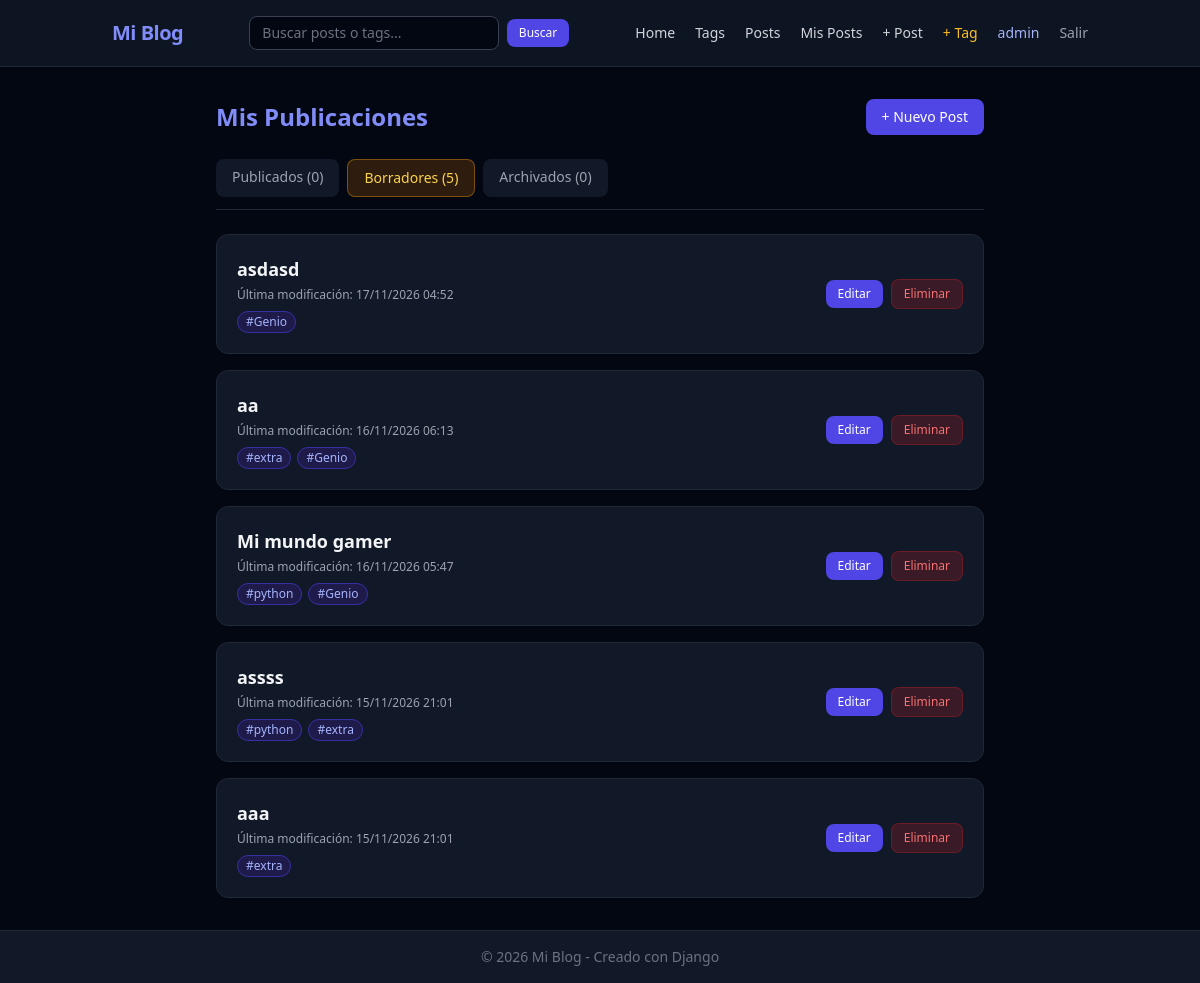
Page /posts/my_posts/ (signed in) on the earlier database version.
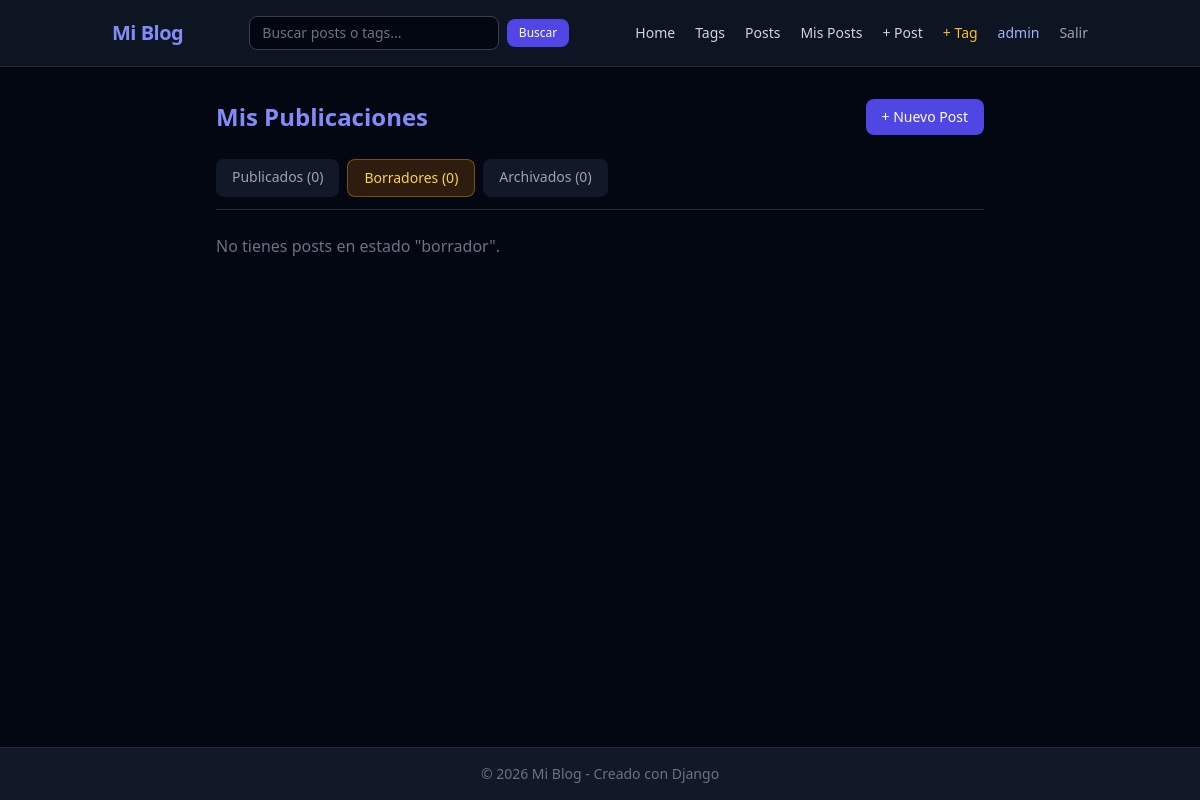
Same page on the later database version.
### blogs_django/models.py (models this page shows, shortened)
class Post(models.Model):
	POST_TYPES = [
		("borrador", "Borrador"),
		("publicado", "Publicado"),
		("archivado", "Archivado"),
	]
	"""Representa un posteo o entrada dentro de la plataforma."""
	title = models.CharField(max_length=200)
	author = models.ForeignKey(User, on_delete=models.CASCADE, related_name='posts')
	content = models.TextField()
	image = models.FileField(upload_to='posts/', blank=True, null=True)
	likes = models.PositiveIntegerField(default=0)
	tags = models.ManyToManyField(Tag, related_name='posts', blank=True)
	created_at = models.DateTimeField(auto_now_add=True)
	modified_at = models.DateTimeField(auto_now=True)
	type = models.CharField(
		max_length=20,
		choices=POST_TYPES,
		default='borrador',
	)

class Tag(models.Model):
	name = models.CharField(max_length=50, unique=True)

### blogs_django/views.py (the view)
# urls.py: path('posts/my_posts/', views.my_posts, name='my_posts'),
@login_required
def my_posts(request):
    estado = request.GET.get('estado', 'borrador')
    estados_validos = {'borrador', 'archivado', 'publicado'}
    if estado not in estados_validos:
        estado = 'borrador'
    user_posts = Post.objects.filter(author=request.user)
    filtered_posts = user_posts.filter(type=estado).order_by('-modified_at')
    counts = {
        'borrador': user_posts.filter(type='borrador').count(),
        'archivado': user_posts.filter(type='archivado').count(),
        'publicado': user_posts.filter(type='publicado').count(),
    }
    return render(request, 'blogs_django/my_posts.html', {
        'posts': filtered_posts,
        'estado_actual': estado,
        'counts': counts,
    })

### blogs_django/templates/blogs_django/my_posts.html (shortened to what this page needs)
{% extends "blogs_django/base.html" %}
{% block content %}
<div class="max-w-3xl mx-auto">
    <div class="flex justify-between items-center mb-6">
        <h1 class="text-2xl font-bold text-indigo-400">Mis Publicaciones</h1>
        <a href="{% url 'blogs_django:create_post' %}" class="px-4 py-2 bg-indigo-600 hover:bg-indigo-500 text-white text-sm font-medium rounded-lg transition-colors">
            + Nuevo Post
        </a>
    </div>
    <div class="flex space-x-2 border-b border-gray-800 mb-6 pb-3">
        <a href="?estado=publicado"
           class="px-4 py-2 rounded-lg text-sm font-medium transition-colors {% if estado_actual == 'publicado' %}bg-indigo-600/20 text-indigo-300 border border-indigo-500/40{% else %}bg-gray-900 text-gray-400 hover:text-gray-200{% endif %}">
            Publicados ({{ counts.publicado }})
        </a>
        <a href="?estado=borrador"
           class="px-4 py-2 rounded-lg text-sm font-medium transition-colors {% if estado_actual == 'borrador' %}bg-amber-600/20 text-amber-300 border border-amber-500/40{% else %}bg-gray-900 text-gray-400 hover:text-gray-200{% endif %}">
            Borradores ({{ counts.borrador }})
        </a>
        <a href="?estado=archivado"
           class="px-4 py-2 rounded-lg text-sm font-medium transition-colors {% if estado_actual == 'archivado' %}bg-gray-700/50 text-gray-200 border border-gray-600{% else %}bg-gray-900 text-gray-400 hover:text-gray-200{% endif %}">
            Archivados ({{ counts.archivado }})
        </a>
    </div>
    <div class="space-y-4">
        {% for post in posts %}
            <article class="p-5 bg-gray-900 border border-gray-800 rounded-xl flex justify-between items-center gap-4">
                <div>
                    <a href="{% url 'blogs_django:post' post.id %}" class="text-lg font-bold text-gray-100 hover:text-indigo-400">
                        {{ post.title }}
                    </a>
                    <p class="text-xs text-gray-400 mt-1">
                        Última modificación: {{ post.modified_at|date:"d/m/Y H:i" }}
                    </p>
                    {% if post.tags.all %}
                        <div class="flex flex-wrap gap-1.5 mt-2">
                            {% for tag in post.tags.all %}
                                <span class="text-xs px-2 py-0.5 rounded-full bg-indigo-950 text-indigo-300 border border-indigo-800">
                                    #{{ tag.name }}
                                </span>
                            {% endfor %}
                        </div>
                    {% endif %}
                </div>
                <div class="flex items-center space-x-2 shrink-0">
                    <a href="{% url 'blogs_django:edit_post' post.id %}" class="px-3 py-1.5 bg-indigo-600 hover:bg-indigo-500 text-white text-xs font-medium rounded-lg transition-colors">
                        Editar
                    </a>
                    <form action="{% url 'blogs_django:delete_post' post.id %}" method="POST" onsubmit="return confirm('¿Eliminar este post permanentemente?');">
                        <button type="submit" class="px-3 py-1.5 bg-red-600/20 hover:bg-red-600 text-red-400 hover:text-white border border-red-600/30 text-xs font-medium rounded-lg transition-colors">
                            Eliminar
                        </button>
                    </form>
                </div>
            </article>
        {% empty %}
            <p class="text-gray-500">No tienes posts en estado "{{ estado_actual }}".</p>
        {% endfor %}
    </div>
</div>
{% endblock content %}

Differences in the rows shown:
no longer on this page (row edited): Post: title "asdasd", modified_at "17/11/2026 04:52"
no longer on this page (row edited): Tag: name "Genio"
no longer on this page (row edited): Post: title "aa", modified_at "16/11/2026 06:13"
no longer on this page (row edited): Tag: name "extra"
no longer on this page (row edited): Post: title "Mi mundo gamer", modified_at "16/11/2026 05:47"
no longer on this page (row edited): Tag: name "python"
no longer on this page (row edited): Post: title "assss", modified_at "15/11/2026 21:01"
no longer on this page (row edited): Post: title "aaa", modified_at "15/11/2026 21:01"
added Post: type "borrador"
Other differences:
{{ counts.borrador }}: "5" → "0"
text now shown: "No tienes posts en estado \" \"."
